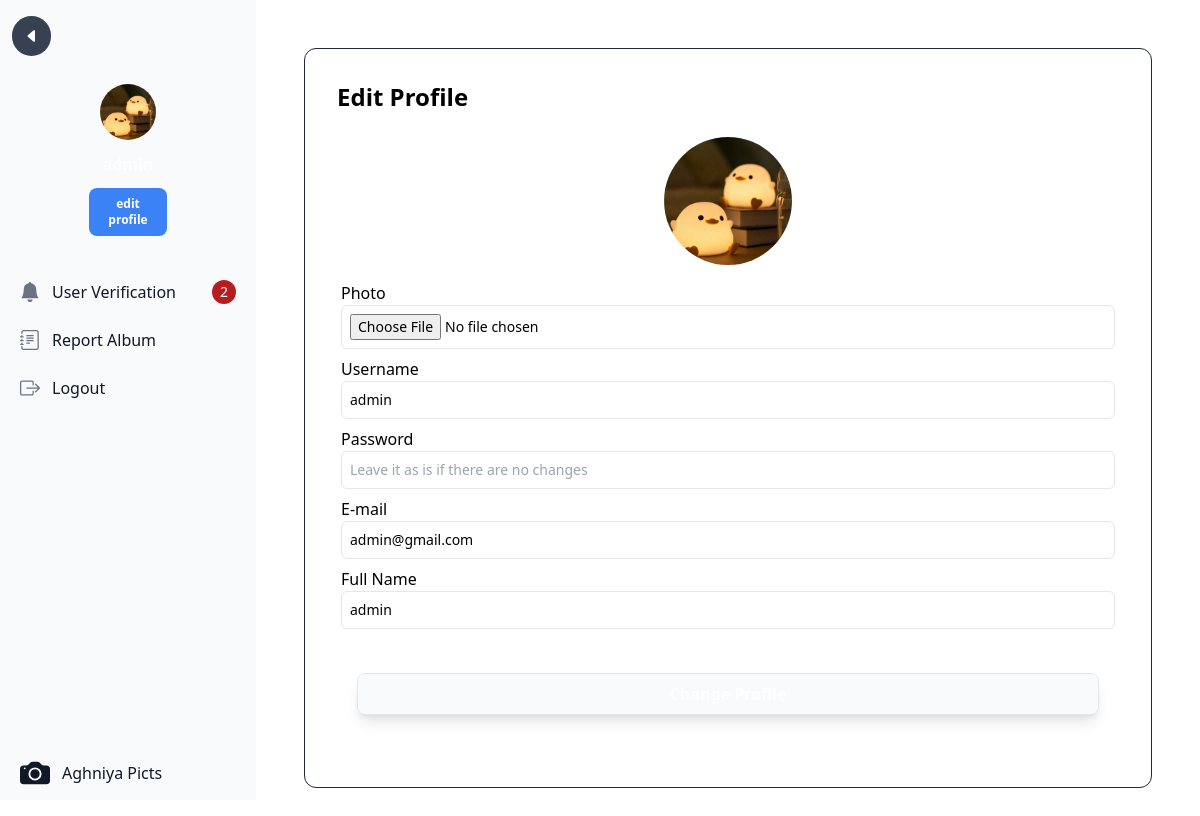
Page /edit_profile.php (signed in) on the committed database.
### tables this page shows
CREATE TABLE `aghniya_user` (
  `aghniya_user_id` int NOT NULL,
  `aghniya_username` varchar(255) NOT NULL,
  `aghniya_password` varchar(225) NOT NULL,
  `aghniya_email` varchar(255) NOT NULL,
  `aghniya_nama_lengkap` varchar(255) NOT NULL,
  `aghniya_alamat` text NOT NULL,
  `aghniya_role_id` int NOT NULL,
  `aghniya_verifikasi` int NOT NULL,
  `aghniya_foto_profile` varchar(255) DEFAULT NULL
);

### edit_profile.php (the view, shortened to what this page needs)
<?php
include 'connection.php';
if (isset($_SESSION['aghniya_username'])) {
    $user = $_SESSION['aghniya_user_id'];
    include "sidebar.php";
}
$sql = mysqli_query($conn, "SELECT * FROM aghniya_user WHERE aghniya_user_id = $user");
$data = mysqli_fetch_assoc($sql);
?>
<!DOCTYPE html>
<html lang="en">
<head>
    <link href="./src/output.css" rel="stylesheet">
</head>
<body>
    <?php
    if (isset($_SESSION['aghniya_username'])) { ?>
        <div class="p-12 sm:ml-64">
            <div class="p-8 border border-1 border-gray-800 rounded-xl mb-8">
                <div class="text-2xl font-semibold">Edit Profile</div>
                <form action="" method="POST" enctype="multipart/form-data">
                    <div class="">
                        <div class="w-full mt-5">
                            <div class="p-1">
                                <?php if (!empty($data['aghniya_foto_profile'])): ?>
                                    <img src="<?=$data['aghniya_foto_profile']?>" class="rounded-full w-32 h-32 mb-4 mx-auto" alt="Current Profile Picture">
                                <?php else: ?>
                                    <img src="public/anonim.jpg" class="rounded-full w-32 h-32 mb-4" alt="Default Profile Picture">
                                <?php endif; ?>
                                Photo
                                <input type="file" name="photo" value="<?=$data['aghniya_foto_profile']?>" class="w-full rounded-md text-sm p-2 font-base border">
                            </div>
                            <div class="p-1">
                                Username
                                <input type="text" name="username" class="w-full rounded-md text-sm p-2 font-base border" value="<?=$data['aghniya_username']?>" placeholder="Change Username">
                            </div>
                            <div class="p-1">
                                Password
                                <input type="text" name="password" class="w-full rounded-md text-sm p-2 font-base border" placeholder="Leave it as is if there are no changes">
                            </div>
                            <div class="p-1">
                                E-mail
                                <input type="email" name="email" class="w-full rounded-md text-sm p-2 font-base border" value="<?=$data['aghniya_email']?>" placeholder="Change E-mail">
                            </div>
                            <div class="p-1">
                                Full Name
                                <input type="text" name="full_name" class="w-full rounded-md text-sm p-2 font-base border" value="<?=$data['aghniya_nama_lengkap']?>" placeholder="Change Full Name">
                            </div>
                            <div class="p-5 my-5">
                                <input type="submit" name="submit" class="w-full p-2 font-semibold text-white bg-gray-50 dark:bg-gray-800 hover:bg-gray-900 border rounded-lg shadow-lg hover:shadow-2xl" value="Change Profile">
                            </div>
                        </div>
                    </div>
                </form>
            </div>
    <?php } ?>
    </body>
</html>

### sidebar.php (shortened to what this page needs)
<?php
include "connection.php";
?>
<?php
    $users = $_SESSION['aghniya_user_id'];
    $sql2 = mysqli_query($conn, "SELECT aghniya_foto_profile FROM aghniya_user WHERE aghniya_user_id = $users");
    $verif = mysqli_query($conn, "SELECT * FROM aghniya_user WHERE aghniya_verifikasi = 0;");
    $total_verif = mysqli_num_rows($verif);
?>
<!DOCTYPE html>
<html lang="en">
<head>
    <link href="./src/output.css" rel="stylesheet">
</head>
<body>
<?php if ($_SESSION['aghniya_role_id'] == 1){ ?>
    <aside id="default-sidebar" class="fixed top-0 left-0 z-40 w-64 h-screen transition-transform -translate-x-full sm:translate-x-0" aria-label="Sidebar">
        <div class="h-full px-3 py-4 overflow-y-auto bg-gray-50 dark:bg-gray-800">
            <div class="flex gap-1">
                <button class="text-white bg-gray-700 p-1 rounded-full w-1/6" onclick="window.history.back();">
                    <div class="text-white bg-gray-700 p-2 rounded-full w-1/6" onclick="window.history.back();">
                        <svg xmlns="http://www.w3.org/2000/svg" width="16" height="16" fill="currentColor" class="bi bi-caret-left-fill" viewBox="0 0 16 16">
                            <path d="m3.86 8.753 5.482 4.796c.646.566 1.658.106 1.658-.753V3.204a1 1 0 0 0-1.659-.753l-5.48 4.796a1 1 0 0 0 0 1.506z"/>
                        </svg>
                    </div>
                </button>
            </div>
            <div class="my-5 text-white mb-8">
                <div class="flex items-center justify-center">
                    <div class="w-14 my-2">
                        <?php while ($data = mysqli_fetch_array($sql2)):
                            if ($data['aghniya_foto_profile'] == NULL): ?>
                                <img src="public/anonim.jpg" class="rounded-full" alt="">
                            <?php else: ?>
                                <img src="<?=$data['aghniya_foto_profile']?>" class="rounded-full w-14 h-14" alt="">
                            <?php endif; ?>
                        <?php endwhile; ?>
                    </div>
                </div>
                    <div class="my-1 text-center font-bold">
                    </div>
                    <div class="flex my-2 items-center justify-center content-center">
                        <a href="edit_profile.php" class="my-1 text-xs font-semibold  bg-blue-500 p-2 rounded-lg text-center w-1/3 hover:bg-blue-600 hover:shadow-2xl">edit profile</a>
                    </div>
            </div>
        <ul class="space-y-2 font-medium">
            <li>
                <li>
                    <a href="user_verification.php" class="flex items-center p-2 text-gray-900 rounded-lg dark:text-white hover:bg-gray-100 dark:hover:bg-gray-700 group">
                    <span class="flex-1 ms-3 whitespace-nowrap">User Verification</span>
                        <?php if($total_verif > 0 ): ?>
                        <span class="inline-flex items-center justify-center w-3 h-3 p-3 text-sm font-medium text-white bg-red-700 rounded-full"><?=$total_verif?></span>
                        <?php endif; ?>
                    </a>
                </li>
                <li>
                    <a href="report_admin.php" class="flex items-center p-2 text-gray-900 rounded-lg dark:text-white hover:bg-gray-100 dark:hover:bg-gray-700 group">
                    <span class="flex-1 ms-3 whitespace-nowrap">Report Album</span>
                    </a>
                </li>
            <li>
                <a id="logout" class="flex items-center p-2 text-gray-900 rounded-lg dark:text-white hover:bg-gray-100 dark:hover:bg-gray-700 group">
                <span class="flex-1 ms-3 whitespace-nowrap">Logout</span>
                </a>
            </li>
            <li class="absolute bottom-1 w-full pr-6">
                    <a href="index.php" class="flex items-center p-2 text-gray-900 rounded-lg dark:text-white hover:bg-gray-100 dark:hover:bg-gray-700 group">
                    <span class="flex-1 ms-3 whitespace-nowrap"> Aghniya Picts</span>
                    </a>
                </li>
        </ul>
    </div>
    </aside>
<?php } ?>
</body>
</html>

### rows in the picture
aghniya_user: aghniya_foto_profile (picture), username "admin", email "admin@gmail.com", full_name "admin"

### other values in the picture
$total_verif "2"
